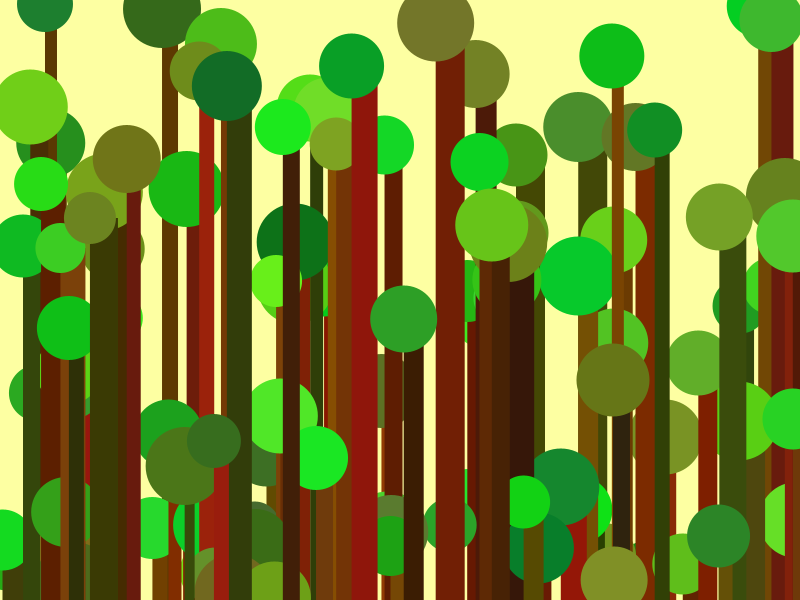
Frame 1 (no input)
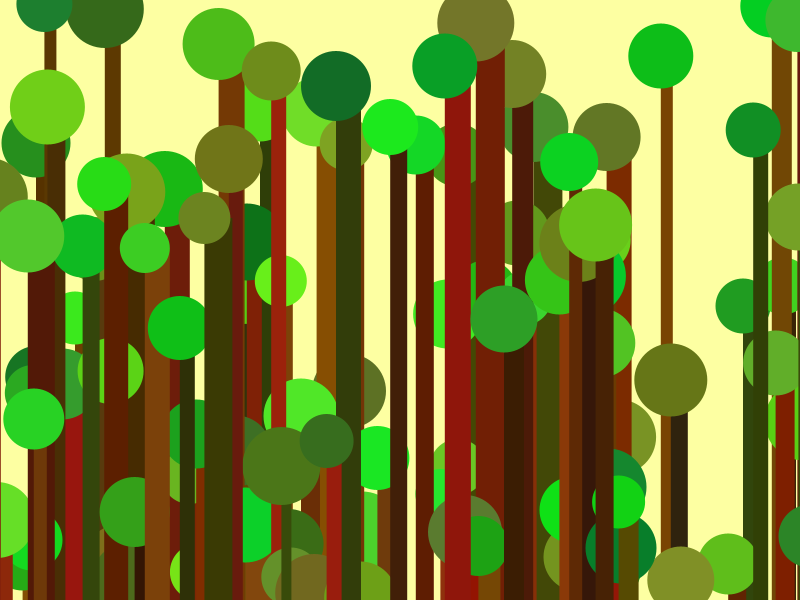
Frame 60 (the mouse pressed at the canvas centre just before this capture)
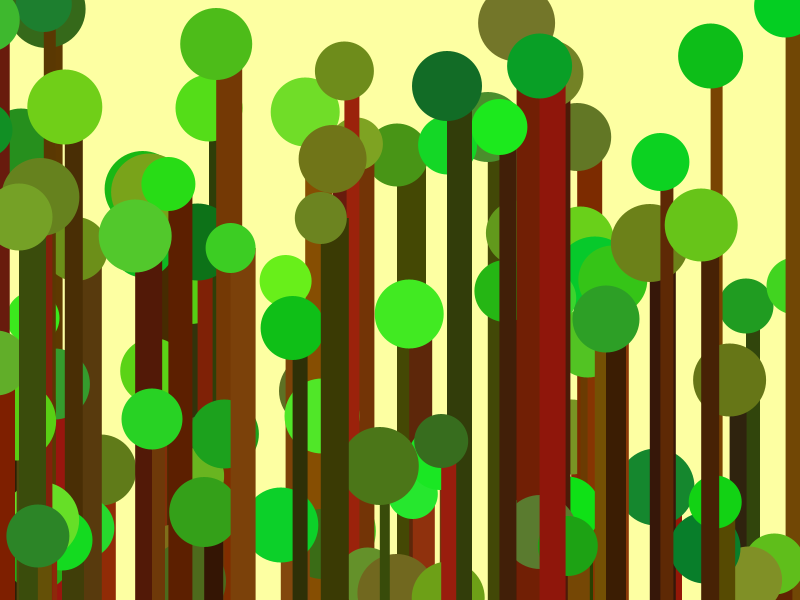
Frame 120 (the mouse held since frame 60 and released just before this capture)

The Processing sketch that drew these frames (run headless with seeded random() and noise(); from frame 60 on, the mouse is pressed at the canvas centre):

// Processing sketch: processing_46348
// ── processing_46348.pde

int numObjects = 100; // nº de objectos

Floresta[] listaFloresta; // iniciar objecto ( dar nome)


void setup (){ 

size (800,600); //tamanho da janela
background(255);// cor de fundo da janela
smooth(); //percentagem de pixelização


listaFloresta = new Floresta [numObjects];
for (int i =0; i < numObjects; i++){ //criar variavel


float ballAlpha = (255.0/ numObjects) * i; //alpha
float vel = (3.0/ numObjects) * i; //velocidade
float largura = (75.0 / numObjects) * i; //largura

// Floresta ( x, y, largura, alpha, vel)
listaFloresta[i] = new Floresta ( (int) random(width), (int) random(height), largura , ballAlpha, vel ); 
}


}

void draw (){ //iniciar variavel

background(253,255,162);// cor de fundo da janela

for (int i =0; i < numObjects; i++){ 
listaFloresta[i].update(); //função de actualização
listaFloresta[i].desenha(); //função de desenhar

}
 


}


class Floresta {// defenir a class

float posX; // defenir posição horizontal da variavel
float posY; // defenir posição vertical da variavel
float largura; // defenir largura da variavel

float vel; // mudar para "float"
int siz; // defenir variação de "tamanho" da variavel
int r; //defenir percentagem de cor "red" tronco
int g; //defenir percentagem de cor "green" tronco
int b; //defenir percentagem de cor "blue" tronco
float a; // nova variavel para "alpha channel" 

int w;//defenir tamanho das copas
int r1; //defenir percentagem de cor "red copas
int g1; //defenir percentagem de cor "green" copas
int b1; //defenir percentagem de cor "blue" copas



// Floresta ( x, y, largura, alpha, vel)
Floresta ( float t_posX, float t_posY, float t_largura, float t_alpha, float t_vel){

posX = t_posX; 
posY = t_posY;
largura = t_largura; 

vel = t_vel; // velocidade a ser defenida como um parametro
siz = (int) random(10,30); // tamanho dos troncos
r = (int) random (40,158); //cor r tronco
g = (int) random (20,81); //cor g tronco
b = (int) random (0,15);//cor b tronco

w = (int) random (50,80); // tamanho das copas
r1 = (int) random (3,130); //cor r copas
g1 = (int) random (103,240); // cor g copas
b1 = (int) random (20,48); // cor b copas
a = t_alpha; // alpha como parametro


} 


void update (){ //iniciar variavel para actualizar a animação

if ( posX > width+(largura/2)) { 
posX = 0 - (largura/2); 
} 

//velocidade (movimento) da animação
posX = posX + vel-1 ; 


}

void desenha (){ //iniciar variável para desenhar o objecto

noStroke(); //sem contorno
fill(r,g,b);//cor do preenchimento do objecto

rect (posX, posY, siz, 600);//geometria do objecto 

stroke (random(255),0,0);//contorno
fill(0);//cor do preenchimento do objecto

noStroke(); // sem contorno
fill(r1,g1,b1);// cor do preenchimento do objecto
rect(posX,posY,siz/2,siz/2);//geometria do objecto
ellipse(posX,posY,w,w);//geometria do objecto


}


}// fim da class
